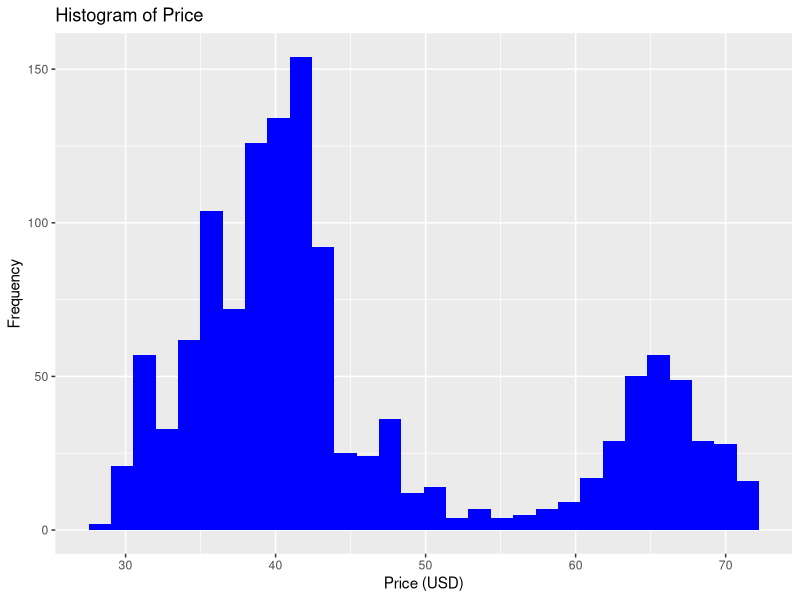
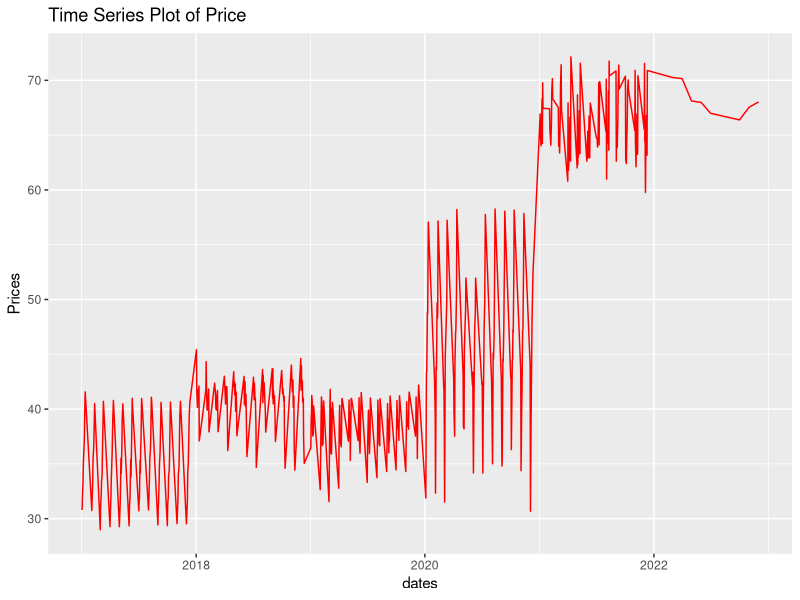
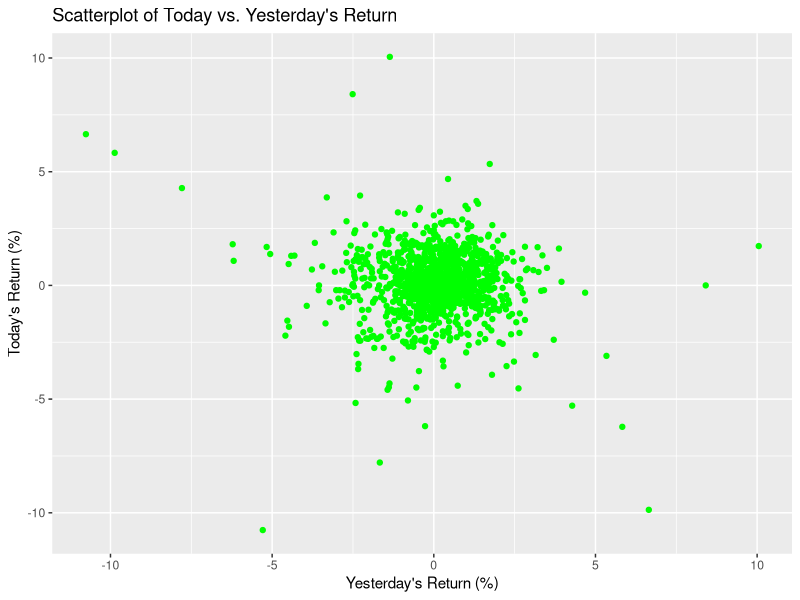

Write the R code that produced these figures, in order.
#Question 3

# a 



library(ggplot2)

getwd()

robo_data <- read.csv("ROBO2.csv")
summary(robo_data)
missing_data <- colSums(is.na(robo_data))

ggplot(robo_data, aes(x = price)) +
  geom_histogram(fill = "blue", bins = 30) +
  labs(title = "Histogram of Price",
       x = "Price (USD)",
       y = "Frequency")


robo_data$date <- as.Date(robo_data$dates, format = "%m/%d/%Y")

ggplot(robo_data, aes(x = date , y = price)) +
  geom_line(color = "red") +
  labs(title = "Time Series Plot of Price",
       x = "dates",
       y = "Prices") 
#theme(axis.text.x = element_text(angle = 45, hjust = 1))

ggplot(robo_data, aes(x = yesterday, y = today)) +
  geom_point(color = "green") +
  labs(title = "Scatterplot of Today vs. Yesterday's Return",
       x = "Yesterday's Return (%)",
       y = "Today's Return (%)") 



calculate_historical_var <- function(data, alpha = 0.05) {
  
  sorted_data <- sort(data)
  
  
  n <- length(sorted_data)
  index <- ceiling(n * (1 - alpha))
  
  
  var <- sorted_data[index]
  
  return(var)
}
data <- robo_data$hvt30d
var_95 <- calculate_historical_var(data, alpha = 0.05)
cat("VaR at 95% confidence level (historical method):", var_95, "\n")
